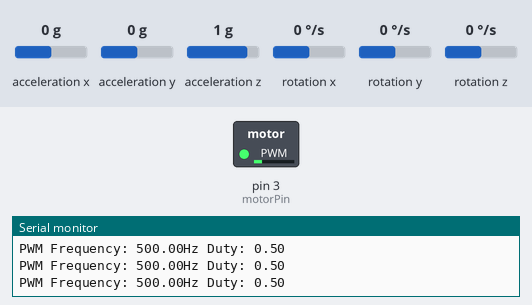
Recording of a sketch running on a simulated Arduino Uno, built with avr-gcc and run on an emulated ATmega328P. On the bench: switched loads named in the sketch (green lamp = pin HIGH), the last lines printed to the serial monitor. Inputs (shaded band) come from the test bench; at power-on: rotation x 0 °/s, acceleration x 0 g, acceleration y 0 g, acceleration z 1 g, rotation y 0 °/s, rotation z 0 °/s.

Above: at 1.2 s.
1.3 s: rotation x set to -192 °/s
At 3.57 s:
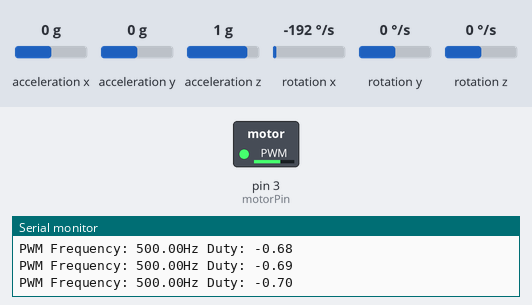
4.3 s: rotation x set to 192 °/s
7.3 s: rotation x set to -100 °/s
Timing chart, 0 to 16.3 s (numbered marks = the images above; inputs shaded):
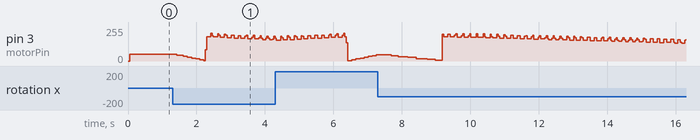

The sketch:

DC_MOTOR.ino
```cpp
#include "I2Cdev.h"
#include "MPU6050.h"
#include "Wire.h"

// TinkerCAD Example: https://www.tinkercad.com/things/fDbfQagj7va

MPU6050 mpu;

int16_t gx, gy, gz;

double valgx;
double valgy;
double valgz;

double gyroRange;

int motorPin = 3;
void setup() {
  pinMode(motorPin, OUTPUT);
  // put your setup code here, to run once:
  Wire.begin();
  Serial.begin(115200);
  Serial.println("Initialize MPU");
  mpu.initialize();
  Serial.println(mpu.testConnection() ? "Connected" : "Connection failed");
  // Note we can set the Gyro Range by using setFullScaleGyroRange(range) where range can be [0,1,2,3]
  // mpu.setFullScaleGyroRange(3);
  switch(mpu.getFullScaleGyroRange())
  {
    case 0:
    Serial.println("Gyro range: +/- 250 degrees/sec");
    gyroRange = 250;
    break;
    case 1:
    Serial.println("Gyro range: +/- 500 degrees/sec");
    gyroRange = 500;
    break;
    case 2:
    Serial.println("Gyro range: +/- 1000 degrees/sec");
    gyroRange = 1000;
    break;
    case 3:
    Serial.println("Gyro range: +/- 2000 degrees/sec");
    gyroRange = 2000;
    break;
  }
  Serial.println("--------------------");
  mpu.setXGyroOffset(5);
  mpu.setYGyroOffset(54);
  mpu.setZGyroOffset(36);
}


void loop() {
  // put your main code here, to run repeatedly:
  mpu.getRotation(&gx, &gy, &gz);

  valgx = map2(gx, -32768, 32768, -gyroRange, gyroRange);
  valgy = map2(gy, -32768, 32768, -gyroRange, gyroRange);
  valgz = map2(gz, -32768, 32768, -gyroRange, gyroRange);

  double angDispX = integrateX(valgx);
  double angDispY = integrateY(valgy);
  double angDispZ = integrateZ(valgz);

  double angAccelX = derivativeX(valgx);
  double angAccelY = derivativeY(valgy);
  double angAccelZ = derivativeZ(valgz);

  // PWM frequency is determined by 1/(2*k*10e-6)
  int k = 1000;
  double multiplier = k/180.0;
  double f = 1000000.0/(2*k);
  Serial.print("PWM Frequency: ");
  Serial.print(f);
  Serial.print("Hz Duty: ");
  Serial.println((k + angDispX*multiplier)/(2.0*k));
  digitalWrite(motorPin, HIGH);
  delayMicroseconds(k + angDispX * multiplier);
  digitalWrite(motorPin, LOW);
  delayMicroseconds(k - angDispX * multiplier);
  /*
  if (angDispX > 0){

  }
  else{
    digitalWrite(motorPin, LOW);
    delayMicroseconds(2*k);
  }
  // delay(100);
  */
}


double integrateX(float x) {
  static float last_x = 0;
  static unsigned long last_t = 0;
  static double Ix = 0;

  unsigned long t = millis();

  long dt = t - last_t;
  last_t = t;

  Ix = Ix + (x + last_x) * dt / 2000.0;
  last_x = x;

  return Ix;
}

double integrateY(float x) {
  static float last_x = 0;
  static unsigned long last_t = 0;
  static long Ix = 0;

  unsigned long t = millis();

  long dt = t - last_t;
  last_t = t;

  Ix = Ix + (x + last_x) * dt / 2000.0;
  last_x = x;

  return Ix;
}

double integrateZ(float x) {
  static float last_x = 0;
  static unsigned long last_t = 0;
  static long Ix = 0;

  unsigned long t = millis();

  long dt = t - last_t;
  last_t = t;

  Ix = Ix + (x + last_x) * dt / 2000.0;
  last_x = x;

  return Ix;
}

double derivativeX(float x) {
  static float last_x = 0;
  static unsigned long last_t = 0;

  unsigned long t = millis();
  long dt = t - last_t;
  last_t = t;

  double Dx = (x - last_x) * 1000 / dt;
  return Dx;
}

double derivativeY(float x) {
  static float last_x = 0;
  static unsigned long last_t = 0;

  unsigned long t = millis();
  long dt = t - last_t;
  last_t = t;

  double Dx = (x - last_x) * 1000 / dt;
  return Dx;
}

double derivativeZ(float x) {
  static float last_x = 0;
  static unsigned long last_t = 0;

  unsigned long t = millis();
  long dt = t - last_t;
  last_t = t;

  double Dx = (x - last_x) * 1000 / dt;
  return Dx;
}

double map2(double  x, double in_min, double in_max, double out_min, double out_max) {
  return (x - in_min) * (out_max - out_min) / (in_max - in_min) + out_min;
}
```
